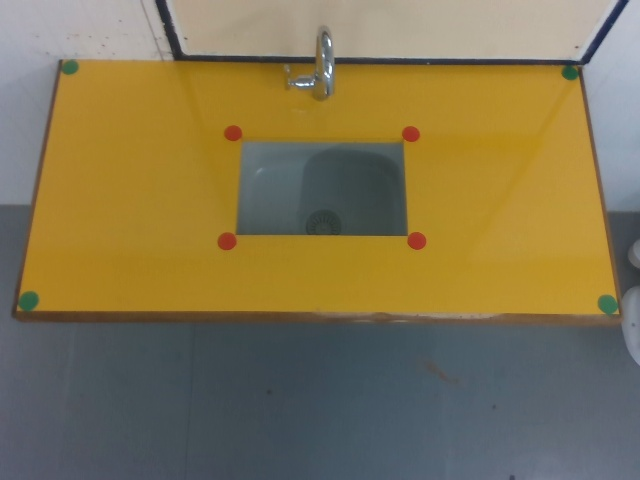
#> input picture countertop_experiments/countertop_with_markers/RGB_new/rgb18.jpg, 640 x 480 px, found by its file name
$ python convert_color_space.py
#> lines starting #> are read from the running program, lines starting #| are printed output that depends on the picture; after the words box and inside, x2 and y2 are one past the last pixel; in counts of white or black regions, pixels touching at a corner belong together
import cv2 as cv
# # import os
# # import re
# # import matplotlib.pyplot as plt
import numpy as np
# # def mouse_handler(event, x, y, flags, data) :

# #     if event == cv.EVENT_LBUTTONDOWN :

# #         print(x,' ',y)

# # def erode_dilate(image):
# #     """
# #     Function to perform morphological operations to fill the 'holes' in the threshold image
# #     """
# #     kernel_erosion = np.ones((3, 3), np.uint8)
# #     kernel_dilation=np.ones((7,7),np.uint8)

# #     img_erosion = cv.erode(image, kernel_erosion, iterations=1)
# #     img_dilation = cv.dilate(img_erosion, kernel_dilation, iterations=2)

# #     return img_dilation

def find_centroid(single_contour):
	M=cv.moments(single_contour)
	if M['m00']!=0:
		cx=int(M['m10']/M['m00'])
		cy=int(M['m01']/M['m00'])
		return (cx,cy)
img=cv.imread('./countertop_with_markers/RGB_new/rgb18.jpg')
#> img is the input picture: shape (480, 640, 3); mean B, G, R 81.9, 116.7, 129
blank_outer=np.zeros(img.shape,dtype='uint8')
blank_inner=np.zeros(img.shape,dtype='uint8')
# img=cv.cvtColor(img,cv.COLOR_BGR2RGB)
img_hsv=cv.cvtColor(img,cv.COLOR_BGR2HSV)
#> img_hsv: shape (480, 640, 3); mean H, S, V 59.6, 107.2, 137.8
img_yuv=cv.cvtColor(img,cv.COLOR_BGR2YUV)
#> img_yuv: shape (480, 640, 3); mean of channels 0, 1, 2 116.4, 111, 139
img_lab=cv.cvtColor(img,cv.COLOR_BGR2LAB)
#> img_lab: shape (480, 640, 3); mean of channels 0, 1, 2 126.4, 129.7, 147.3
l,a,b1=cv.split(img_lab)
img_gray=cv.cvtColor(img,cv.COLOR_BGR2GRAY)
y,u,v1=cv.split(img_yuv)
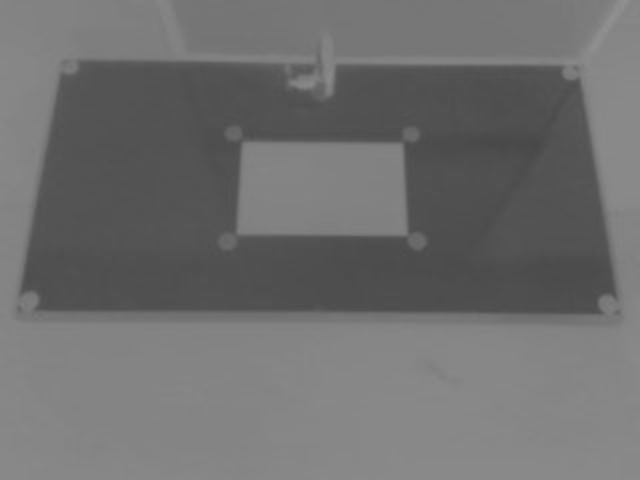
#> u: shape (480, 640); min 71, max 144, mean 111
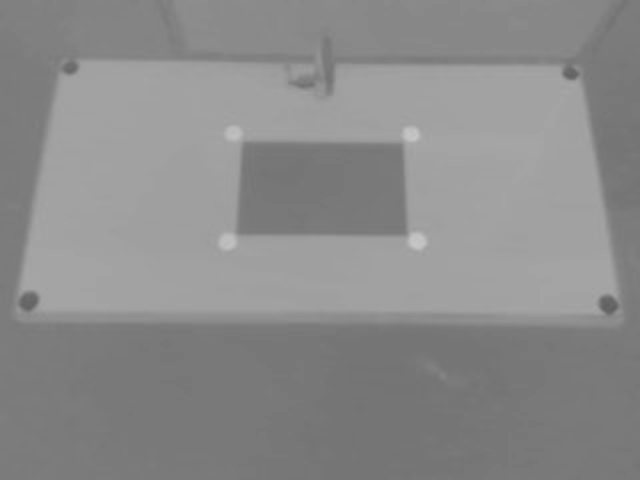
#> v1: shape (480, 640); min 95, max 199, mean 139
h,s,v=cv.split(img_hsv)
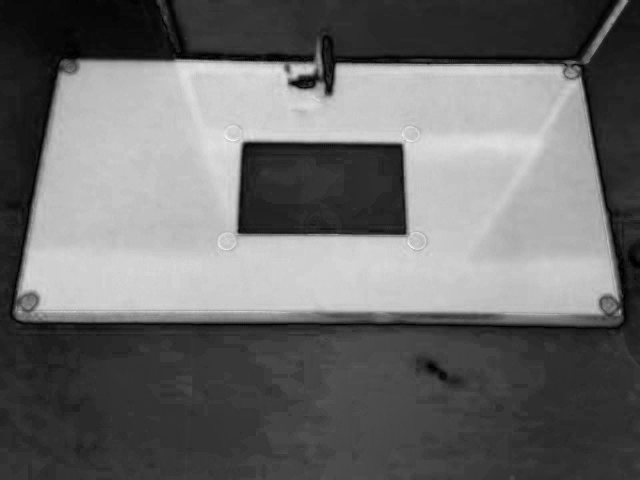
#> s: shape (480, 640); min 0, max 248, mean 107.2
r,g,b=cv.split(img)
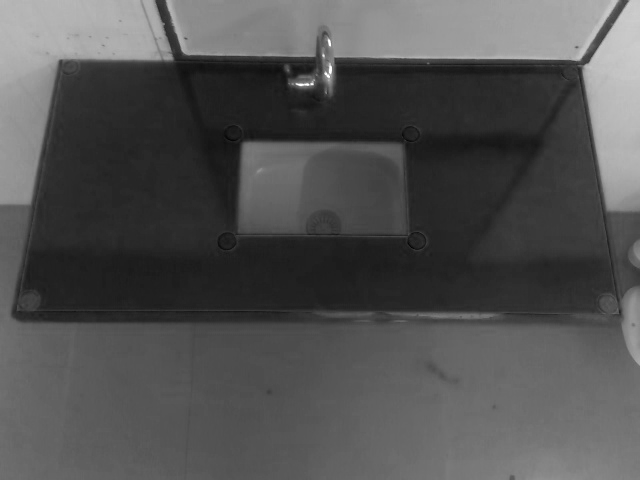
#> r: shape (480, 640); min 4, max 255, mean 81.9
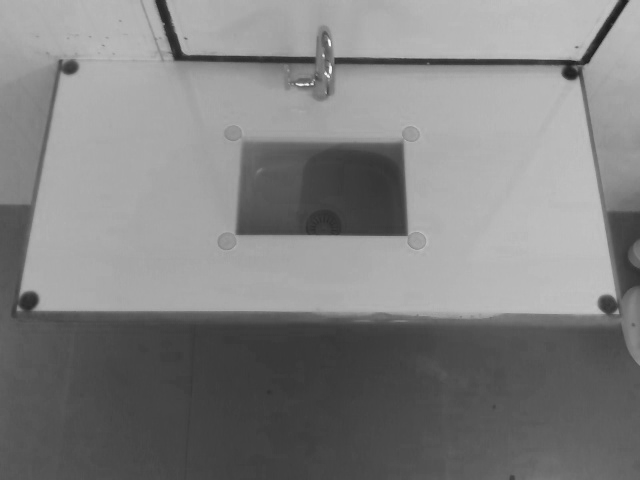
#> b: shape (480, 640); min 27, max 248, mean 129
# [4 lines of commented-out code are left out]
outer_marker_mask=cv.inRange(a,100,110)
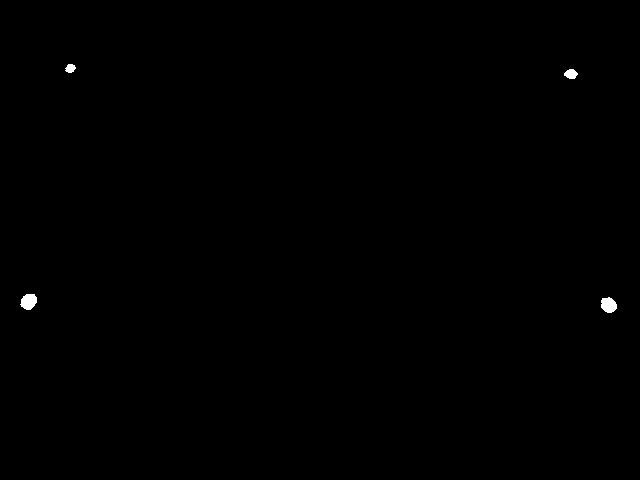
#> outer_marker_mask: shape (480, 640); 0.19% white; 4 white regions, box (x1, y1, x2, y2) and area: (20, 294, 37, 310) 205, (601, 297, 617, 313) 196, (564, 69, 578, 79) 101, (65, 64, 76, 73) 72

inner_marker_mask=cv.inRange(a,155,185)
#> inner_marker_mask: shape (480, 640); 0.28% white; 4 white regions

# [16 lines of commented-out code are left out]

for i in range(len(outer_marker_mask)):
	for j in range(len(outer_marker_mask[0])):
		if outer_marker_mask[i][j]==255:
			blank_outer[i][j]=(0,255,0)

for i in range(len(inner_marker_mask)):
	for j in range(len(inner_marker_mask[0])):
		if inner_marker_mask[i][j]==255:
			blank_inner[i][j]=(0,0,255)

contours_outer, hierarchy1 = cv.findContours(outer_marker_mask, cv.RETR_EXTERNAL, cv.CHAIN_APPROX_NONE)
#> contours_outer = 4 contours; box (x1, y1, x2, y2) and area: (20, 294, 37, 310) 182, (601, 297, 617, 313) 174, (564, 69, 578, 79) 85, (65, 64, 76, 73) 58
# contours_outer = sorted(contours_outer, key=cv.contourArea)
contours_inner, hierarchy2 = cv.findContours(inner_marker_mask, cv.RETR_EXTERNAL, cv.CHAIN_APPROX_NONE)
#> contours_inner = 4 contours; box (x1, y1, x2, y2) and area: (408, 233, 426, 250) 212, (219, 234, 236, 250) 196, (403, 127, 420, 142) 180, (225, 126, 242, 141) 168
# contours_inner=sorted(contours_inner,key=cv.contourArea)
outer_centre_points=[]
inner_centre_points=[]
for contour in contours_inner:
	# for i in range(len(contour)):
	# 	img=cv.circle(img,(contour[i][0][0],contour[i][0][1]),1,(0,0,0),-1)
	centre_inner=find_centroid(contour)
	inner_centre_points.append(centre_inner)
	img=cv.circle(img,centre_inner,3,(0,0,0),-1)
#> this loop made 4 passes
#> (cx in find_centroid, cy in find_centroid) on passes 1 to 4: (227, 241), (416, 240), (410, 133), (233, 132)
#> img: shape (480, 640, 3); mean B, G, R 81.9, 116.7, 129
#> after the loop, inner_centre_points = [(227, 241), (416, 240), (410, 133), (233, 132)]
	# img=cv.putText(img,str(centre_inner),(centre_inner[0]-50,centre_inner[1]-20),cv.FONT_HERSHEY_SIMPLEX,
 #                   0.8, (7,237,229),2, cv.LINE_AA)

for contour in contours_outer:
	# for i in range(len(contour)):
	# 	img=cv.circle(img,(contour[i][0][0],contour[i][0][1]),2,(0,0,0),-1)
	centre_outer=find_centroid(contour)
	outer_centre_points.append(centre_outer)
	img=cv.circle(img,centre_outer,3,(0,0,0),-1)
#> this loop made 4 passes
#> (cx in find_centroid, cy in find_centroid) on passes 1 to 4: (608, 304), (28, 301), (570, 73), (69, 67)
#> img: shape (480, 640, 3); mean B, G, R 81.9, 116.7, 128.9
#> after the loop, outer_centre_points = [(608, 304), (28, 301), (570, 73), (69, 67)]
	# img=cv.putText(img,str(centre_outer),(centre_outer[0]-50,centre_outer[1]-20),cv.FONT_HERSHEY_SIMPLEX,
 #                   0.8, (7,237,229),2, cv.LINE_AA)
img=cv.line(img,outer_centre_points[0],outer_centre_points[1],(0,255,0),2)
img=cv.line(img,outer_centre_points[1],outer_centre_points[3],(0,255,0),2)
img=cv.line(img,outer_centre_points[3],outer_centre_points[2],(0,255,0),2)
img=cv.line(img,outer_centre_points[2],outer_centre_points[0],(0,255,0),2)

img=cv.line(img,inner_centre_points[0],inner_centre_points[1],(0,0,255),2)
img=cv.line(img,inner_centre_points[1],inner_centre_points[2],(0,0,255),2)
img=cv.line(img,inner_centre_points[2],inner_centre_points[3],(0,0,255),2)
img=cv.line(img,inner_centre_points[3],inner_centre_points[0],(0,0,255),2)
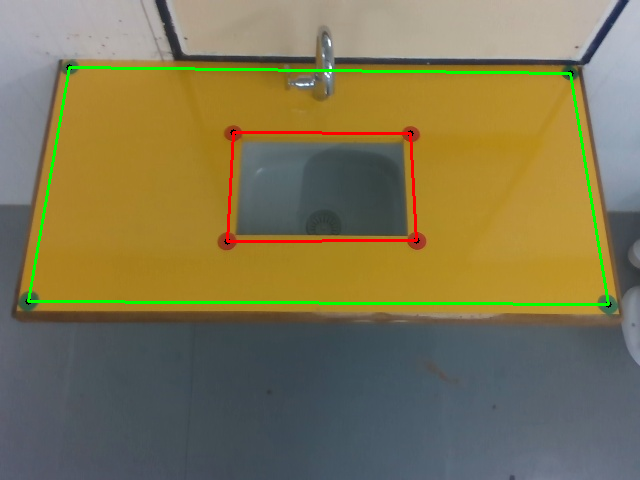
#> img: shape (480, 640, 3); mean B, G, R 81.1, 117.9, 127

print(outer_centre_points)
#| [(608, 304), (28, 301), (570, 73), (69, 67)]
print(inner_centre_points)
#| [(227, 241), (416, 240), (410, 133), (233, 132)]
# print(contours2[1])
# cv.drawContours(img, contours2, 0, (0,0,0), 3)
cv.imshow("IMG",img)
# cv.imwrite('./countertop_with_markers/results/img_with_lines19.jpg',img)
# cv.imshow("MASK1",mask1)
# cv.imshow("MASK2",mask2)
cv.imshow("Outer Mask",blank_outer)
cv.imshow("Inner mask",blank_inner)
# [6 lines of commented-out code are left out]
cv.waitKey(0)


# [53 lines of commented-out code are left out]
